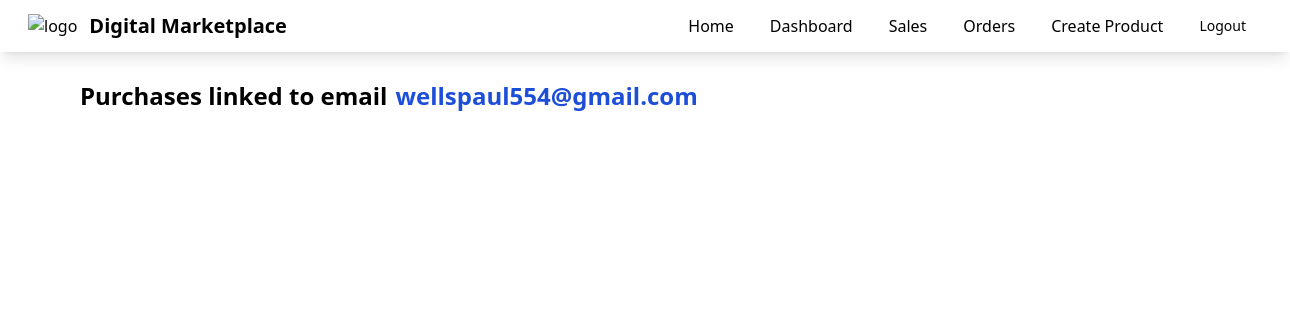
The app's page /orders (signed in), older data.
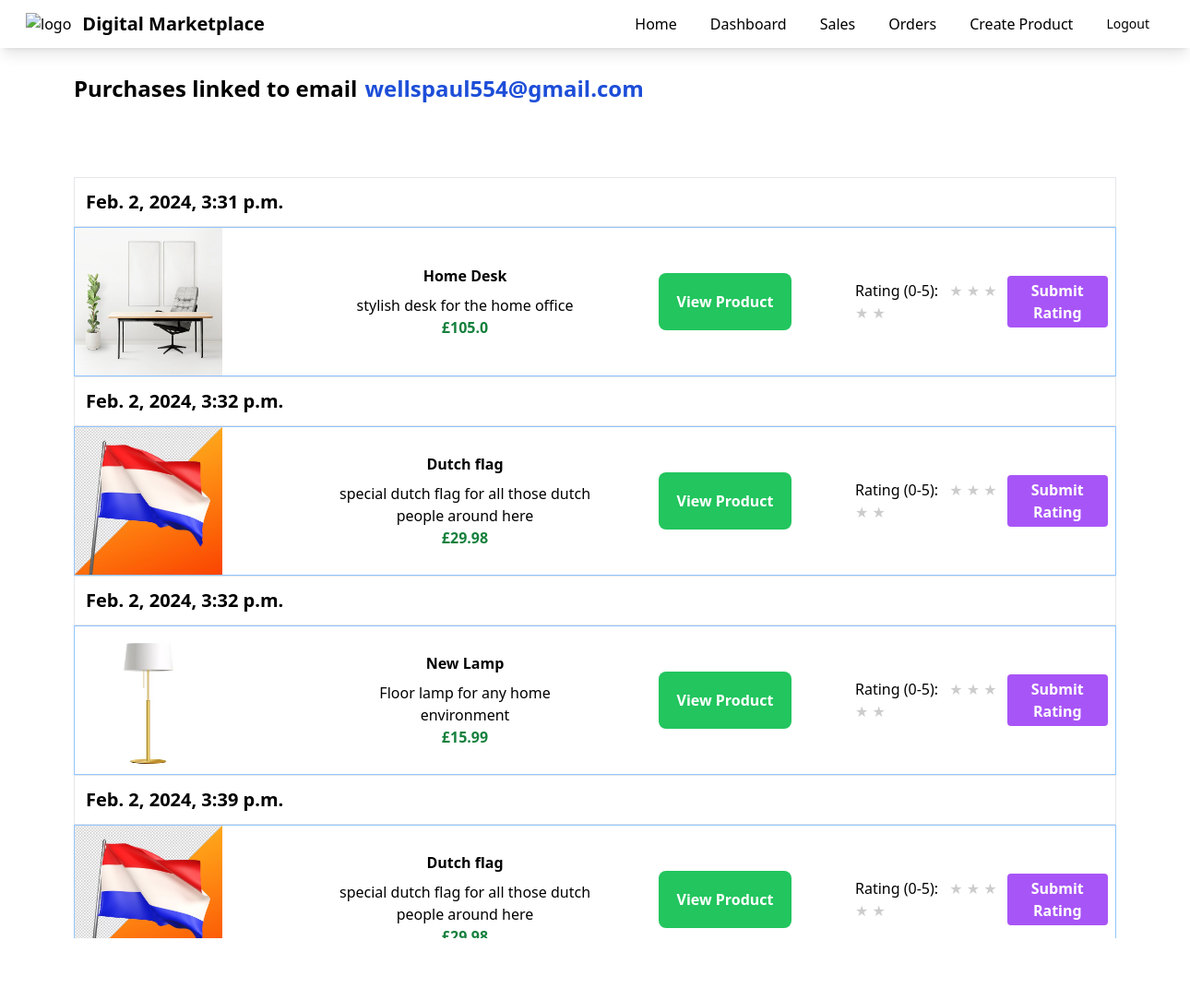
The same page, newer data.
### myapp/models.py (models this page shows, shortened)
class OrderDetail(models.Model):
    customer_email = models.EmailField()
    products = models.ManyToManyField(Product)
    amount = models.FloatField()
    stripe_payment_intent = models.CharField(max_length=200)
    has_paid = models.BooleanField(default=False)
    created_on = models.DateTimeField(auto_now_add=True)
    updated_on = models.DateTimeField(auto_now_add=True)
    product_rating = models.PositiveIntegerField(default=0, validators=[MaxValueValidator(5)])

class Product(models.Model):
    seller= models.ForeignKey(User, on_delete=models.CASCADE)
    name = models.CharField(max_length=100)
    description = models.CharField(max_length=100)
    price = models.FloatField()
    file = models.FileField(upload_to="uploads")
    total_sales_amount = models.FloatField(default=0)
    total_sales = models.IntegerField(default = 0)
    total_ratings = models.IntegerField(default=0)
    total_rating_value = models.FloatField(default=0.0)
    reviewed_by = models.ManyToManyField(User, related_name='reviewed_products', blank=True)
    @property
    def average_rating(self):
        return self.calculate_average_rating()

### myapp/views.py (the view, shortened to what this page needs)
# urls.py: path('orders', views.orders, name='orders'),
def orders(request):
    purchases = OrderDetail.objects.filter(customer_email=request.user.email)
    return render(request, 'myapp/orders.html', {'purchases': purchases})

### myapp/context_processors.py (called while the page is built)
def user_context(request):
    return {'user': request.user}

### myapp/templates/myapp/orders.html (shortened to what this page needs)
{% extends 'myapp/base.html' %}
{% block body %}
<div class="m-20 w-full border-lg flex items-center">
    <h1 class="text-2xl text-center font-bold">Purchases linked to email</h1>
    <h2 class=" px-2 text-blue-700 text-2xl font-bold">{{ request.user.email }}</h2>
</div>
<div class="m-20">
    {% for purchase in purchases %}
    {% for product in purchase.products.all %}
    <div class="w-full font-bold text-xl border border-bottom-md p-3">
        {{ purchase.created_on }}
    </div>
    <div class="w-full border border-blue-300">
        <div class="flex justify-content items-center">
            <div class="w-1/4">
                <img class="h-40 w-40" src="{{ product.file.url }}" alt="product image">
            </div>
            <div class="w-1/4 text-center">
                <h3 class="font-bold pb-2">{{ product.name }}</h3>
                <h4>{{ product.description }}</h4>
                <h4 class="text-green-700 font-bold">£{{ purchase.amount }}</h4>
            </div>
            <div class="w-1/4 text-center">
                <a class="bg-green-500 hover:bg-green-700 font-bold rounded-lg text-white p-5"
                    href="{% url 'detail' product.id %}">View Product</a>
            </div>
            <div class="w-1/4">
                {% if user not in product.reviewed_by.all %}
                <form method="post" action="{% url 'orders' %}" class="flex items-center">
                    <div>
                        <label for="rating" class="mr-2 w-full">Rating (0-5): </label>
                        {% for i in '12345'|make_list %}
                        <label for="star{{ forloop.counter }}" class="cursor-pointer star">&#9733;</label>
                        {% endfor %}
                    </div>
                    <button class="bg-purple-500 rounded m-2 hover:bg-purple-700 font-bold text-white px-2 py-1"
                        type="submit">
                        Submit Rating
                    </button>
                </form>
                {% else %}
                <h3> You have already reviewed this product</h3>
                {% endif %}
            </div>
        </div>
    </div>
    {% endfor %}
    {% endfor %}
</div>
{% endblock %}

Row changes from the older to the newer data that the page shows:
added OrderDetail: created_on "Feb. 2, 2024, 3:31 p.m.", amount "105.0"
now on this page (row edited): Product: file (picture), name "Home Desk", description "stylish desk for the home office"
added OrderDetail: created_on "Feb. 2, 2024, 3:32 p.m.", amount "29.98"
now on this page (row unchanged): Product: file (picture), name "Dutch flag", description "special dutch flag for all those dutch people around here"
added OrderDetail: created_on "Feb. 2, 2024, 3:32 p.m.", amount "15.99"
now on this page (row unchanged): Product: file (picture), name "New Lamp", description "Floor lamp for any home environment"
added OrderDetail: created_on "Feb. 2, 2024, 3:39 p.m.", amount "29.98"
